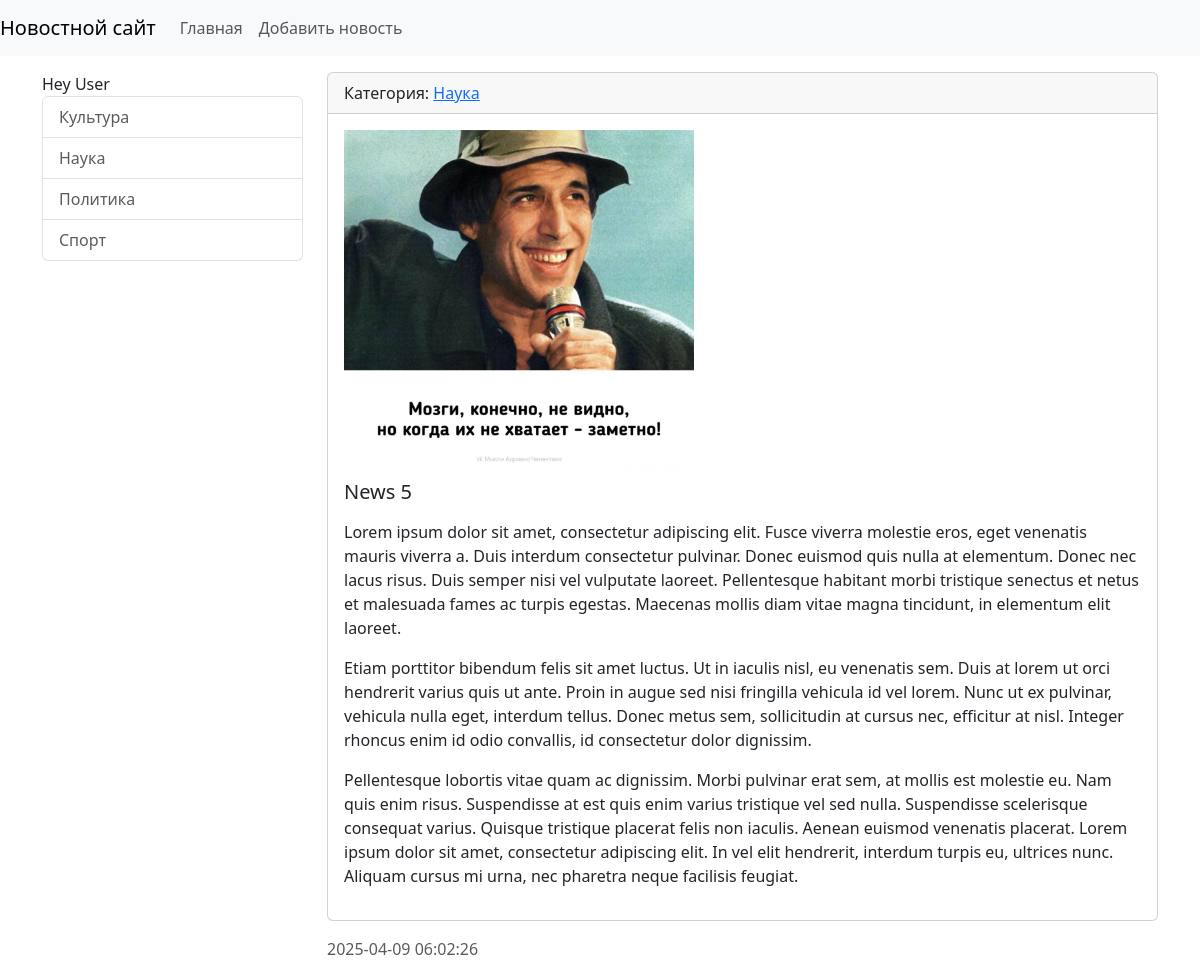
The app's page /news/13/ with its own data.
### news/models.py (models this page shows, shortened)
class Category(models.Model):
    title = models.CharField(max_length=150, db_index=True, verbose_name='Наименование категории')
    def get_absolute_url(self):
        return reverse('category', kwargs={'category_id': self.pk})
    def __str__(self):
        return self.title
    class Meta:
        verbose_name = 'Категория'
        verbose_name_plural = 'Категории'
        ordering = ['title']

class News(models.Model):
    title = models.CharField(max_length=150, verbose_name='Наименование')
    content = models.TextField(blank=True, verbose_name='Контент')
    created_at = models.DateTimeField(auto_now_add=True, verbose_name='Дата публикации')
    updated_at = models.DateTimeField(auto_now=True, verbose_name='Дата обновления')
    photo = models.ImageField(upload_to='photos/%Y/%m/%d', verbose_name='Фото', blank=True)
    is_published = models.BooleanField(default=True, verbose_name='Опубликовано')
    category = models.ForeignKey('Category', on_delete=models.PROTECT, verbose_name='Наименование категория')
    class Meta:
        verbose_name = 'Новость'
        verbose_name_plural = 'Новости'
        ordering = ['-created_at']

### news/views.py (the view)
# urls.py: path('news/<int:pk>/', ViewNews.as_view(), name='view_news'),
class ViewNews(DetailView):
    model = News
    context_object_name = 'news_item'

### news/templatetags/news_tags.py (called while the page is built)
@register.inclusion_tag('news/list_categories.html')
def show_categories(arg1='Hello', arg2='World'):
    categories = Category.objects.all()
    return {"categories": categories, "arg1": arg1, "arg2": arg2}

### news/templates/news/news_detail.html (shortened to what this page needs)
{% extends 'base.html' %}
{% block sidebar %}
{% include 'inc/_sidebar.html' %}
{% endblock %}
{% block content %}
<div class="card mb-3">
    <div class="card-header">
        Категория: <a href="{{  news_item.category.get_absolute_url }}">{{ news_item.category }}</a>
    </div>
    <div class="card-body">
        {% if news_item.photo %}
        <img src="{{ news_item.photo.url }}" alt="" width="350" class="float-left mr-3">
        {% else %}
        <img src="https://picsum.photos/id/1060/200/348/?blur=2" alt="" class="mr-3">
        {% endif %}
        <h5 class="card-title">{{ news_item.title }}</h5>
        <p class="card-text">{{ news_item.content|safe|linebreaks }}</p>
    </div>
</div>
<div class="card-footer text-muted">
    {{ news_item.created_at|date:"Y-m-d H:i:s" }}
</div>
{% endblock %}

### news/templates/news/list_categories.html
<div class="list-group">
    {{ arg1 }} {{ arg2 }}
    {% for item in categories %}
        <a href="{{ item.get_absolute_url }}" class="list-group-item list-group-item-action">{{ item.title }}</a>
    {% endfor %}
</div>

### DjangoProject/static/css/style.css (style rules this page uses)
body { background-color: white; }

### records on screen
Category: title "Культура"
Category: title "Наука"
Category: title "Политика"
Category: title "Спорт"
News: category "Наука", photo (picture), title "News 5", content "Lorem ipsum dolor sit amet, consectetur adipiscing elit. Fusce viverra molestie eros, eget venenatis mauris viverra a. Duis interdum consectetur pulvinar. Donec euismod quis nulla at elementum. Donec nec lacus risus. Duis semper nisi vel vulputate laoreet. Pellentesque habitant morbi tristique senectus et netus et malesuada fames ac turpis egestas. Maecenas mollis diam vitae magna tincidunt, in elementum elit laoreet. Etiam porttitor bibendum felis sit amet luctus. Ut in iaculis nisl, eu venenatis sem. Duis at lorem ut orci hendrerit varius quis ut ante. Proin in augue sed nisi fringilla vehicula id vel lorem. Nunc ut ex pulvinar, vehicula nulla eget, interdum tellus. Donec metus sem,…", created_at "2025-04-09 06:02:26"

### other values on screen
{{ arg1 }} "Hey"
{{ arg2 }} "User"
